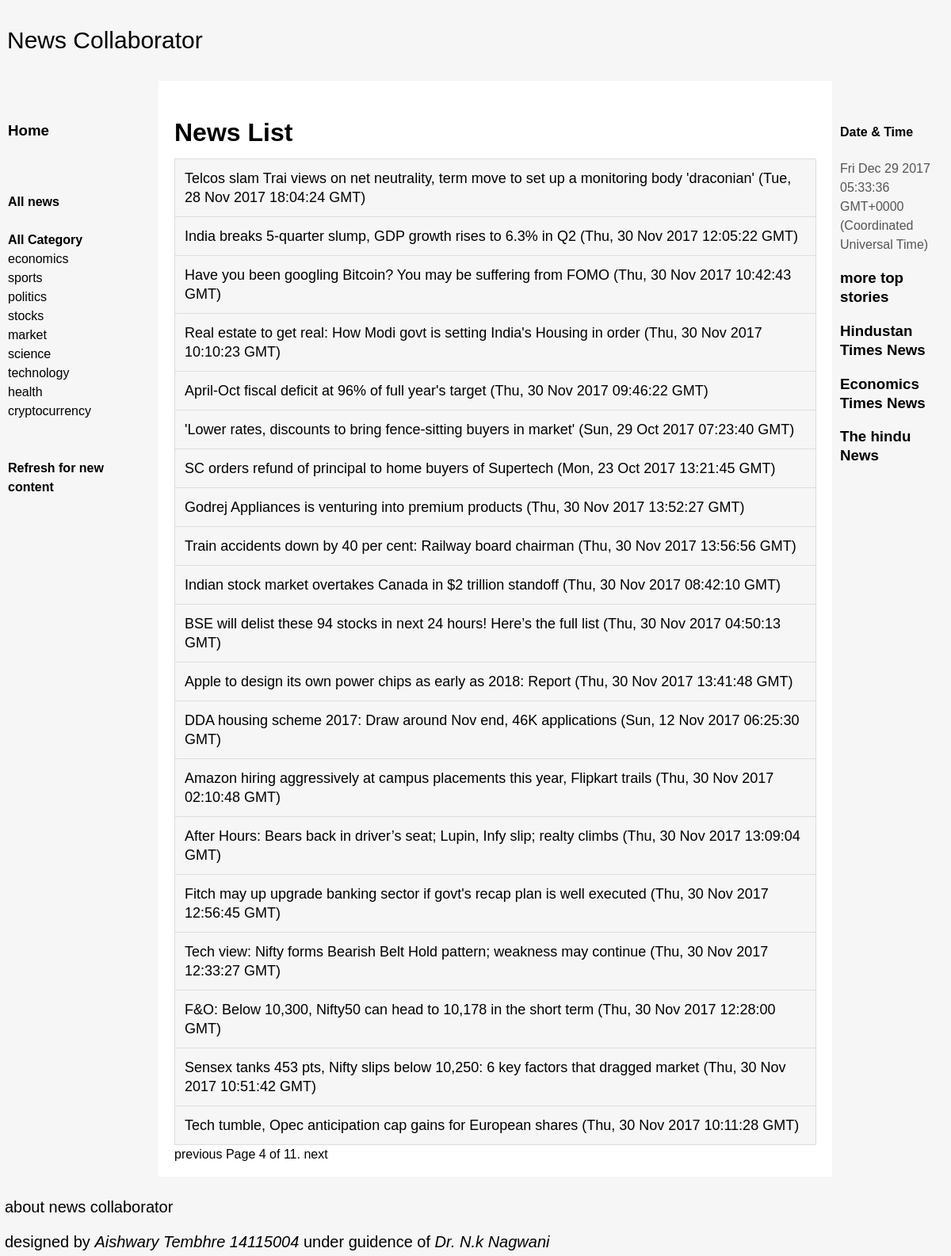
The page /catalog/news/?page=4 on the database its author committed.
### catalog/models.py (models this page shows, shortened)
class News(models.Model):
    title = models.CharField(max_length=200)
    date = models.CharField(max_length=100)
    description = models.TextField(max_length=1000, help_text="Enter a brief description of the news")
    link = models.CharField(max_length=100, help_text="hfjhhj")
    category = models.CharField(Genre, max_length=100, help_text="Select a genre for this news")
    def get_absolute_url(self):
        return reverse('news-detail', args=[str(self.id)])

### catalog/views.py (the view)
class NewsListView(generic.ListView):
    model = News
    paginate_by = 20

### catalog/templates/catalog/news_list.html
{% extends "base_generic.html" %}
{% block content %}
    <h1>News List</h1>
    {% if news_list %}
    <ul id="myUL">
      {% for news in news_list %}
      <li>
        <a href="{{ news.get_absolute_url }}">{{ news.title }}</a> ({{news.date}})
      </li>
      {% endfor %}
    </ul>
    {% else %}
      <p>There are no news available.</p>
    {% endif %}
{% endblock %}

### catalog/templates/base_generic.html (style rules this page uses)
body { min-width: 630px; }
body { margin: 0; padding: 0; font-family:Sans-serif; line-height: 1.5em; }
#myUL { list-style-type: none; text-decoration: none !important; padding: 0; margin: 0; }
#myUL li { border: 1px solid #ddd; margin-top: -1px; background-color: #f6f6f6; padding: 12px; text-decoration: none !important; font-size: 18px; color: black; display: block; }
a { text-decoration: none ; color:black; }

### rows shown on the page
News: title "Telcos slam Trai views on net neutrality, term move to set up a monitoring body 'draconian'", date "Tue, 28 Nov 2017 18:04:24 GMT"
News: title "India breaks 5-quarter slump, GDP growth rises to 6.3% in Q2", date "Thu, 30 Nov 2017 12:05:22 GMT"
News: title "Have you been googling Bitcoin? You may be suffering from FOMO", date "Thu, 30 Nov 2017 10:42:43 GMT"
News: title "Real estate to get real: How Modi govt is setting India's Housing in order", date "Thu, 30 Nov 2017 10:10:23 GMT"
News: title "April-Oct fiscal deficit at 96% of full year's target", date "Thu, 30 Nov 2017 09:46:22 GMT"
News: title "'Lower rates, discounts to bring fence-sitting buyers in market'", date "Sun, 29 Oct 2017 07:23:40 GMT"
News: title "SC orders refund of principal to home buyers of Supertech", date "Mon, 23 Oct 2017 13:21:45 GMT"
News: title "Godrej Appliances is venturing into premium products", date "Thu, 30 Nov 2017 13:52:27 GMT"
News: title "Train accidents down by 40 per cent: Railway board chairman", date "Thu, 30 Nov 2017 13:56:56 GMT"
News: title "Indian stock market overtakes Canada in $2 trillion standoff", date "Thu, 30 Nov 2017 08:42:10 GMT"
News: title "BSE will delist these 94 stocks in next 24 hours! Here’s the full list", date "Thu, 30 Nov 2017 04:50:13 GMT"
News: title "Apple to design its own power chips as early as 2018: Report", date "Thu, 30 Nov 2017 13:41:48 GMT"
News: title "DDA housing scheme 2017: Draw around Nov end, 46K applications", date "Sun, 12 Nov 2017 06:25:30 GMT"
News: title "Amazon hiring aggressively at campus placements this year, Flipkart trails", date "Thu, 30 Nov 2017 02:10:48 GMT"
News: title "After Hours: Bears back in driver’s seat; Lupin, Infy slip; realty climbs", date "Thu, 30 Nov 2017 13:09:04 GMT"
News: title "Fitch may up upgrade banking sector if govt's recap plan is well executed", date "Thu, 30 Nov 2017 12:56:45 GMT"
News: title "Tech view: Nifty forms Bearish Belt Hold pattern; weakness may continue", date "Thu, 30 Nov 2017 12:33:27 GMT"
News: title "F&O: Below 10,300, Nifty50 can head to 10,178 in the short term", date "Thu, 30 Nov 2017 12:28:00 GMT"
News: title "Sensex tanks 453 pts, Nifty slips below 10,250: 6 key factors that dragged market", date "Thu, 30 Nov 2017 10:51:42 GMT"
News: title "Tech tumble, Opec anticipation cap gains for European shares", date "Thu, 30 Nov 2017 10:11:28 GMT"

### other values the page prints
{{ page_obj.number }} "4"
{{ page_obj.paginator.num_pages }} "11"
